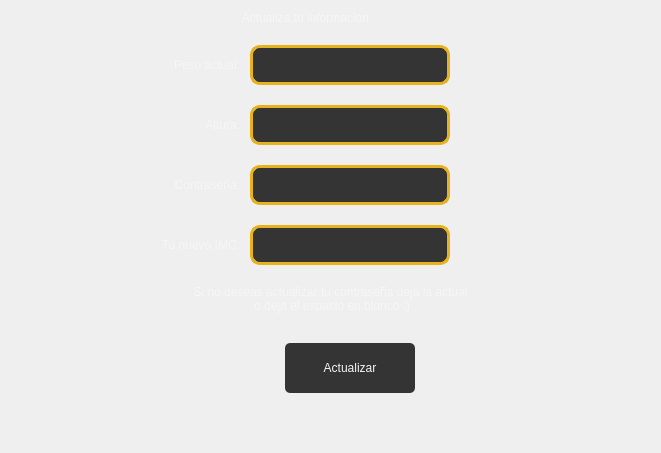
            <widget class="QWidget" name="ActualizarInfo">
             <layout class="QGridLayout" name="gridLayout_2">
              <property name="bottomMargin">
               <number>50</number>
              </property>
              <property name="horizontalSpacing">
               <number>10</number>
              </property>
              <property name="verticalSpacing">
               <number>20</number>
              </property>
              <item row="1" column="0">
               <spacer name="horizontalSpacer_61">
                <property name="orientation">
                 <enum>Qt::Horizontal</enum>
                </property>
                <property name="sizeType">
                 <enum>QSizePolicy::Fixed</enum>
                </property>
                <property name="sizeHint" stdset="0">
                 <size>
                  <width>150</width>
                  <height>20</height>
                 </size>
                </property>
               </spacer>
              </item>
              <item row="1" column="2">
               <widget class="QLineEdit" name="lineEdit_18">
                <property name="minimumSize">
                 <size>
                  <width>200</width>
                  <height>40</height>
                 </size>
                </property>
                <property name="styleSheet">
                 <string notr="true">background-color: #343434;
font: 87 14pt &quot;Arial Black&quot;;
color: whitesmoke;
border: 3px solid #e6b31e;
border-radius: 10px;
</string>
                </property>
                <property name="readOnly">
                 <bool>false</bool>
                </property>
               </widget>
              </item>
              <item row="2" column="2">
               <widget class="QLineEdit" name="lineEdit_20">
                <property name="minimumSize">
                 <size>
                  <width>200</width>
                  <height>40</height>
                 </size>
                </property>
                <property name="styleSheet">
                 <string notr="true">background-color: #343434;
font: 87 14pt &quot;Arial Black&quot;;
color: whitesmoke;
border: 3px solid #e6b31e;
border-radius: 10px;
</string>
                </property>
                <property name="readOnly">
                 <bool>false</bool>
                </property>
               </widget>
              </item>
              <item row="1" column="1">
               <widget class="QLabel" name="label_136">
                <property name="styleSheet">
                 <string notr="true">font: 87 14pt &quot;Arial Black&quot;;
color: whitesmoke;</string>
                </property>
                <property name="text">
                 <string>Peso actual:</string>
                </property>
                <property name="alignment">
                 <set>Qt::AlignRight|Qt::AlignTrailing|Qt::AlignVCenter</set>
                </property>
               </widget>
              </item>
              <item row="2" column="1">
               <widget class="QLabel" name="label_135">
                <property name="styleSheet">
                 <string notr="true">font: 87 14pt &quot;Arial Black&quot;;
color: whitesmoke;</string>
                </property>
                <property name="text">
                 <string>Altura:</string>
                </property>
                <property name="alignment">
                 <set>Qt::AlignRight|Qt::AlignTrailing|Qt::AlignVCenter</set>
                </property>
               </widget>
              </item>
              <item row="0" column="1" colspan="2" alignment="Qt::AlignHCenter|Qt::AlignVCenter">
               <widget class="QLabel" name="label_170">
                <property name="styleSheet">
                 <string notr="true">font: 87 14pt &quot;Arial Black&quot;;
color: whitesmoke;</string>
                </property>
                <property name="text">
                 <string>Actualiza tu informacion</string>
                </property>
                <property name="alignment">
                 <set>Qt::AlignRight|Qt::AlignTrailing|Qt::AlignVCenter</set>
                </property>
               </widget>
              </item>
              <item row="4" column="1">
               <widget class="QLabel" name="label_138">
                <property name="styleSheet">
                 <string notr="true">font: 87 14pt &quot;Arial Black&quot;;
color: whitesmoke;</string>
                </property>
                <property name="text">
                 <string>Contraseña:</string>
                </property>
                <property name="alignment">
                 <set>Qt::AlignRight|Qt::AlignTrailing|Qt::AlignVCenter</set>
                </property>
               </widget>
              </item>
              <item row="4" column="2">
               <widget class="QLineEdit" name="lineEdit_21">
                <property name="minimumSize">
                 <size>
                  <width>200</width>
                  <height>40</height>
                 </size>
                </property>
                <property name="styleSheet">
                 <string notr="true">background-color: #343434;
font: 87 14pt &quot;Arial Black&quot;;
color: whitesmoke;
border: 3px solid #e6b31e;
border-radius: 10px;
</string>
                </property>
                <property name="echoMode">
                 <enum>QLineEdit::Password</enum>
                </property>
                <property name="readOnly">
                 <bool>true</bool>
                </property>
               </widget>
              </item>
              <item row="4" column="3">
               <widget class="QPushButton" name="pushButton_5">
                <property name="minimumSize">
                 <size>
                  <width>40</width>
                  <height>40</height>
                 </size>
                </property>
                <property name="cursor">
                 <cursorShape>PointingHandCursor</cursorShape>
                </property>
                <property name="styleSheet">
                 <string notr="true">QPushButton{
	border: 0px;
	image: url(:/menu/ojo.png);
	
}
QPushButton:hover{
	border: 10px;
}</string>
                </property>
                <property name="text">
                 <string/>
                </property>
               </widget>
              </item>
              <item row="4" column="4">
               <spacer name="horizontalSpacer_62">
                <property name="orientation">
                 <enum>Qt::Horizontal</enum>
                </property>
                <property name="sizeType">
                 <enum>QSizePolicy::Fixed</enum>
                </property>
                <property name="sizeHint" stdset="0">
                 <size>
                  <width>150</width>
                  <height>20</height>
                 </size>
                </property>
               </spacer>
              </item>
              <item row="7" column="2" alignment="Qt::AlignHCenter">
               <widget class="QPushButton" name="BuscarBotonActualizar_4">
                <property name="minimumSize">
                 <size>
                  <width>130</width>
                  <height>70</height>
                 </size>
                </property>
                <property name="cursor">
                 <cursorShape>PointingHandCursor</cursorShape>
                </property>
                <property name="styleSheet">
                 <string notr="true">QPushButton{
	background-color: #343434;
	font: 87 14pt &quot;Arial Black&quot;;
	color: whitesmoke;
	border-radius: 5px;
	border: .5px solid #e6b31e;
	margin: 10 px;
	right-margin: 10px;
}

QPushButton:hover{
	background-color: #e6b31e;
	font: 87 14pt &quot;Arial Black&quot;;
	color: whitesmoke;
	border-radius: 5px;
	border: 1.5px solid #343434;
	margin: 10 px;
	right-margin: 10px;
}


</string>
                </property>
                <property name="text">
                 <string>Actualizar</string>
                </property>
               </widget>
              </item>
              <item row="5" column="2">
               <widget class="QLineEdit" name="lineEdit_19">
                <property name="minimumSize">
                 <size>
                  <width>200</width>
                  <height>40</height>
                 </size>
                </property>
                <property name="styleSheet">
                 <string notr="true">background-color: #343434;
font: 87 14pt &quot;Arial Black&quot;;
color: whitesmoke;
border: 3px solid #e6b31e;
border-radius: 10px;
</string>
                </property>
                <property name="readOnly">
                 <bool>true</bool>
                </property>
               </widget>
              </item>
              <item row="5" column="1">
               <widget class="QLabel" name="label_137">
                <property name="styleSheet">
                 <string notr="true">font: 87 14pt &quot;Arial Black&quot;;
color: whitesmoke;</string>
                </property>
                <property name="text">
                 <string>Tu nuevo IMC:</string>
                </property>
                <property name="alignment">
                 <set>Qt::AlignRight|Qt::AlignTrailing|Qt::AlignVCenter</set>
                </property>
               </widget>
              </item>
              <item row="6" column="1" colspan="3">
               <widget class="QLabel" name="label_171">
                <property name="styleSheet">
                 <string notr="true">font: 87 14pt &quot;Arial Black&quot;;
color: whitesmoke;</string>
                </property>
                <property name="text">
                 <string>Si no deseas actualizar tu contraseña deja la actual
 o deja el espacio en blanco :)</string>
                </property>
                <property name="alignment">
                 <set>Qt::AlignCenter</set>
                </property>
               </widget>
              </item>
             </layout>
            </widget>
